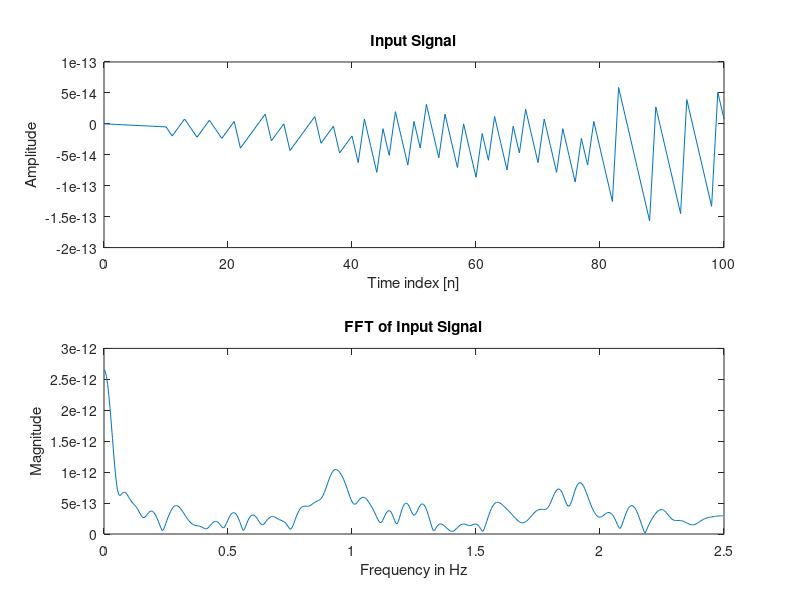

MATLAB code to generate this figure: (Note: this script raises an error after producing the figure.)
clear all;
clc;
n = 0:100;  % Time index
N = 1024;  % Number of FFT points
% User inputs for signal frequencies, sampling frequency, and filter specifications
f1 = input('Enter the freq of signal-1 in Hz = ');
f2 = input('Enter the freq of signal-2 in Hz = ');
fs = input('Enter the sampling freq in Hz = ');
fpass = input('Enter the pass-band freq in Hz = ');
fstop = input('Enter the stop-band freq in Hz = ');
rp = input('Enter the passband ripple in dB = ');
rs = input('Enter the stopband ripple in dB = ');
% Generate two sinusoidal signals
x1 = sin(2*pi*(f1/fs)*n);
x2 = sin(2*pi*(f2/fs)*n);
x = x1 + x2;
% Plot the input signal
subplot(2, 1, 1);
plot(n, x);
xlabel('Time index [n]');
ylabel('Amplitude');
title('Input Signal');
% FFT of the input signal
f = abs(fft(x, N));
freq = (0:N/2-1)*fs/N;
% Plot the FFT of the input signal
subplot(2, 1, 2);
plot(freq, f(1:N/2));
xlabel('Frequency in Hz');
ylabel('Magnitude');
title('FFT of Input Signal');
% Design a high-pass Chebyshev Type I filter
[n, wc] = cheb1ord((2*fpass)/fs, (2*fstop)/fs, rp, rs);
[b, a] = cheby1(n, rp, wc, 'high');
% Frequency response of the Chebyshev Type I filter
w = 0:0.001:pi;
h = freqz(b, a, w);
% Filter the signal
filtered_signal = filter(b, a, x);
freq_domain = fft(filtered_signal, N);
% New figure for filter responses
figure(2);
% Plot frequency response of the high-pass filter
subplot(2, 1, 1);
plot(w/pi*fs/2, abs(h));
xlabel('Frequency in Hz');
ylabel('Amplitude');
title('Frequency Response of HPF');
% Plot FFT of the HPF filtered signal
subplot(2, 1, 2);
plot(freq, abs(freq_domain(1:N/2)));
xlabel('Frequency in Hz');
ylabel('Magnitude');
title('FFT of HPF Filtered Signal');